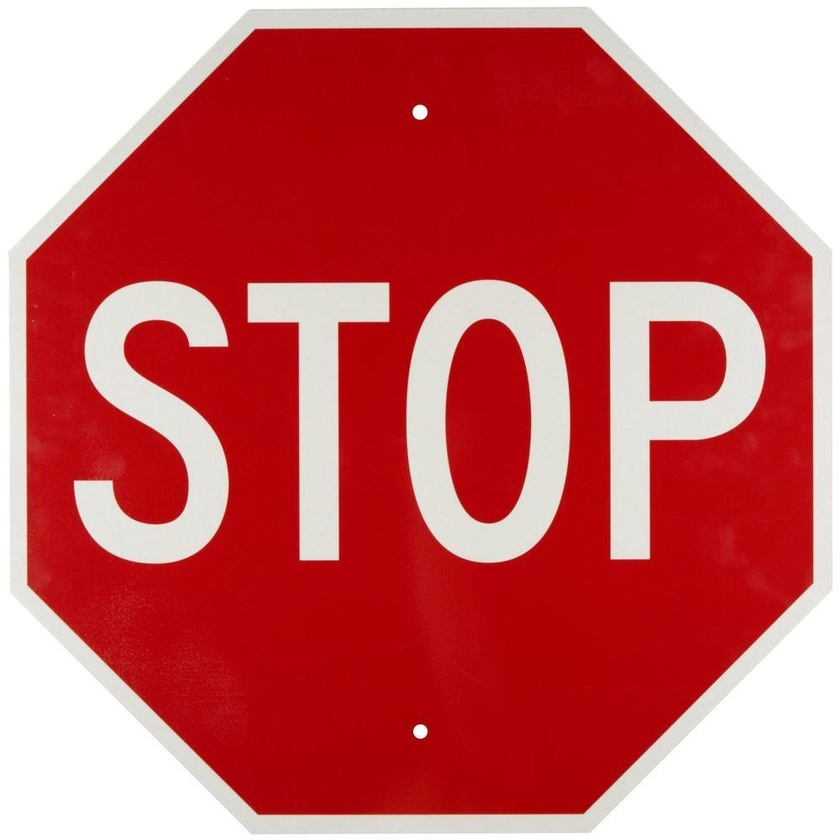
%> input picture stop_sign_template.jpg, 840 x 840 px, shrunk from 1000 x 1000 before the run
$ octave --eval "result = hasEightSides(imread('stop_sign_template.jpg'));"   (GNU Octave 9; MATLAB toolbox functions it lacks are replaced by stand-ins)
%> lines starting %> are read from the running program, lines starting %| are printed output that depends on the picture; in (x1, y1, x2, y2) boxes, pixels count from 0 and x2, y2 are one past the last pixel; in counts of white or black regions, pixels touching at a corner belong together; the program's own positions count from 1
### redFilter.m
function filtered_image = redFilter(image, minRed, maxRed)
I = image;
%> I is the input picture: size 840x840x3 uint8; mean R, G, B 201.1, 95.5, 98
if nargin < 3
    maxRed = 255.000;
end
if nargin < 2
    minRed = 116.000;
end

% Define thresholds for channel 1 based on histogram settings
channel1Min = minRed;
channel1Max = maxRed;

% Define thresholds for channel 2 based on histogram settings
channel2Min = 0.000;
channel2Max = 82.000;

% Define thresholds for channel 3 based on histogram settings
channel3Min = 0.000;
channel3Max = 82.000;

% Create mask based on chosen histogram thresholds
sliderBW = (I(:,:,1) >= channel1Min ) & (I(:,:,1) <= channel1Max) & ...
    (I(:,:,2) >= channel2Min ) & (I(:,:,2) <= channel2Max) & ...
    (I(:,:,3) >= channel3Min ) & (I(:,:,3) <= channel3Max);
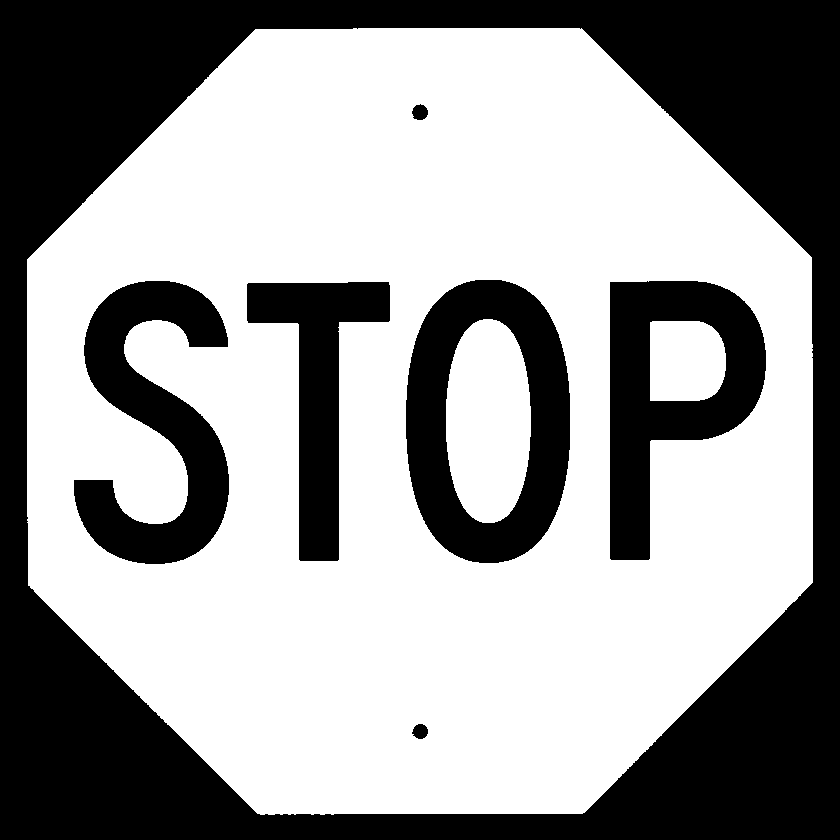
%> sliderBW: size 840x840 logical; 60.7% white; 7 black regions, largest, box (x1, y1, x2, y2) and area: (0, 0, 840, 840) 194217, (406, 280, 570, 563) 24496, (610, 281, 766, 560) 21690
filtered_image = sliderBW;

% Initialize output masked image based on input image.
% rgb_filtered_image = image;

% Set background pixels where BW is false to zero.
% rgb_filtered_image = image;(repmat(~filtered_image,[1 1 3])) = 0;

### hasEightSides.m
function has_eight_sides = hasEightSides(image)
filtered_image = redFilter(image);

% Remove noise
dilated_image = bwmorph(filtered_image, 'dilate', 5);
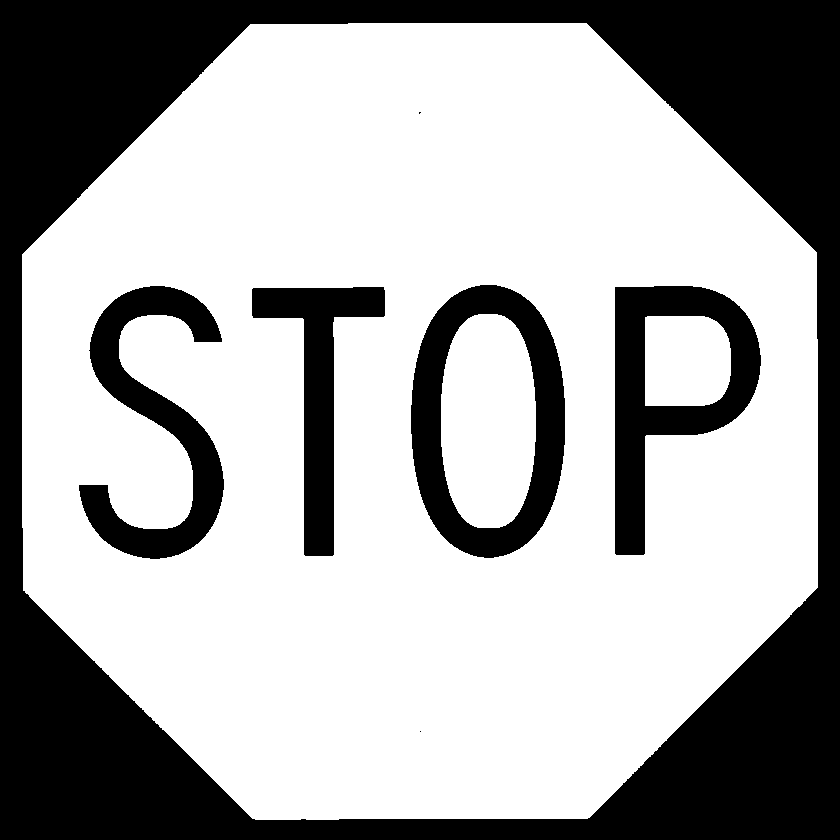
%> dilated_image: size 840x840 logical; 66.5% white; 7 black regions (2 under 20 px), largest, box (x1, y1, x2, y2) and area: (0, 0, 840, 840) 178340, (411, 285, 565, 558) 17136, (615, 286, 761, 555) 15779, (79, 286, 224, 559) 14336, (252, 287, 385, 556) 11088
filtered_image = bwmorph(dilated_image, 'erode', 5);
%> filtered_image: size 840x840 logical; 60.7% white; 7 black regions, largest, box (x1, y1, x2, y2) and area: (0, 0, 840, 840) 194180, (406, 280, 570, 563) 24496, (610, 281, 766, 560) 21689

% Remove STOP letters
filtered_image = imfill(filtered_image,'holes');
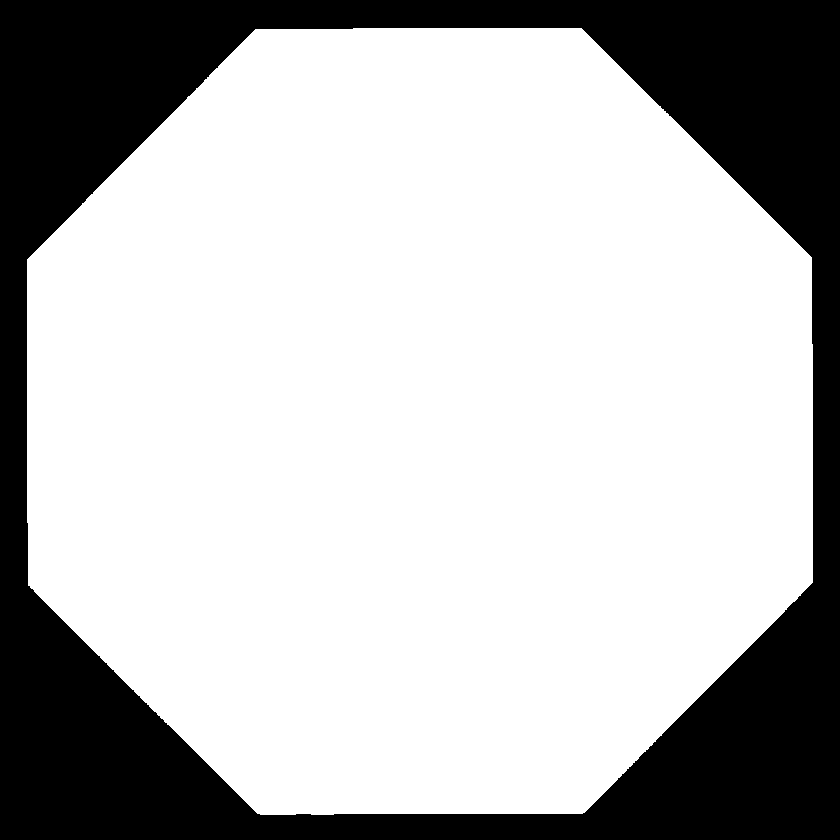
%> filtered_image: size 840x840 logical; 72.5% white; 1 black region, box (x1, y1, x2, y2) and area: (0, 0, 840, 840) 194180
filtered_image = imgaussfilt(uint8(filtered_image));

% Find minimum length of stop sign side
props = regionprops(filtered_image, 'MinorAxisLength');
%> props = {MinorAxisLength 807.7}
mal = props.MinorAxisLength / 4;
%> mal = 201.9

% Round the edges
windowSize = 10;
kernel = ones(windowSize) / windowSize ^ 2;
filtered_image = conv2(single(filtered_image), kernel, 'same');
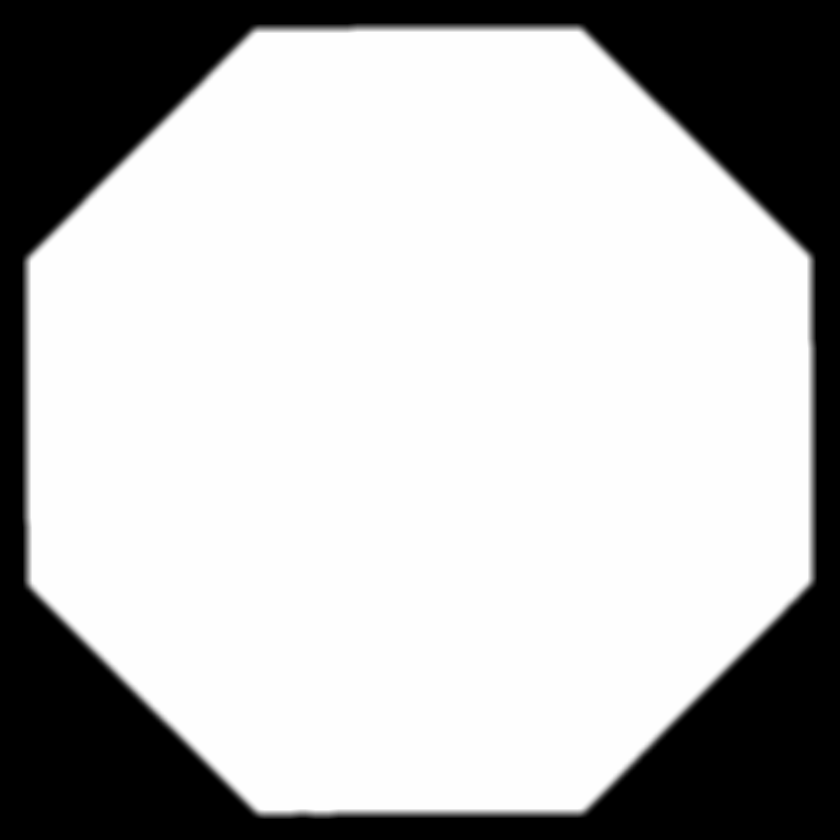
%> filtered_image: size 840x840 single; min 0, max 1, mean 0.725
filtered_image = filtered_image > 0.6; % Rethreshold
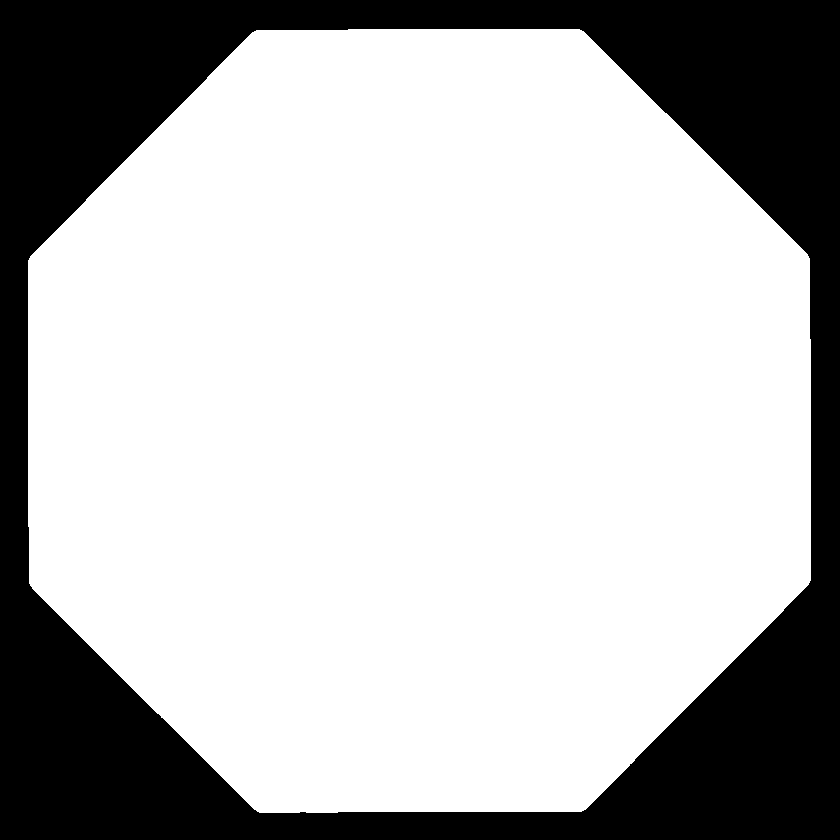
%> filtered_image: size 840x840 logical; 72.1% white; 1 black region, box (x1, y1, x2, y2) and area: (0, 0, 840, 840) 197057

% Find the edges
edge_image = edge(filtered_image);
%> edge_image: size 840x840 logical; 0.62% white in thin lines or dots, all inside (x1, y1, x2, y2) = (27, 28, 812, 814)
edge_image = imgaussfilt(uint8(edge_image*255));
%> edge_image: size 840x840 uint8
edge_image = edge_image > 0;
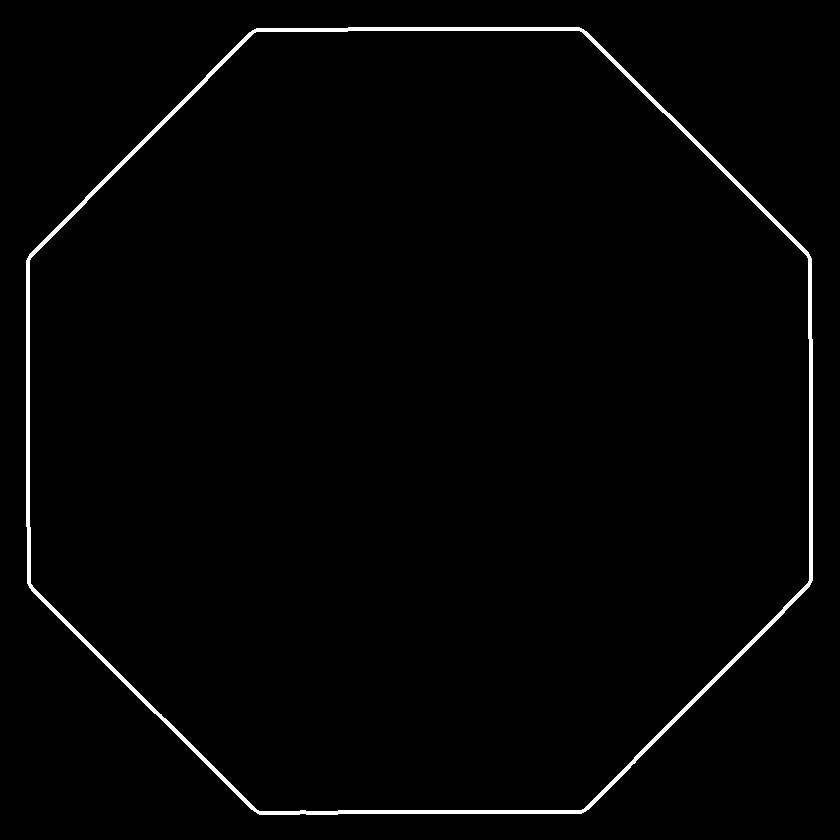
%> edge_image: size 840x840 logical; 1.5% white; 1 white region, box (x1, y1, x2, y2) and area: (26, 27, 813, 815) 10634

% Hough filter to find lines
[H,T,R] = hough(edge_image,'RhoResolution',0.2);
%> T = 180 values from -90 to 89
H = floor(imgaussfilt(H));
P  = houghpeaks(H,20,'threshold',ceil(0.3*max(H(:))));
%> P = [5784 1; 1879 1; 6079 91; 9979 91; 10859 136; 6945 136; 3975 46; 7882 46]
lines = houghlines(filtered_image,T,R,P,'FillGap',500,'MinLength',mal);
%> lines = 8 lines; point1 to point2 (x, y): (257, 31) to (582, 31), (30, 259) to (30, 584), (258, 812) to (582, 812), (810, 259) to (810, 583), (30, 584) to (258, 812), (582, 31) to (810, 259), (31, 257) to (257, 31), (584, 811) to (784, 611)

has_eight_sides = length(lines) == 8;
%> has_eight_sides = true
